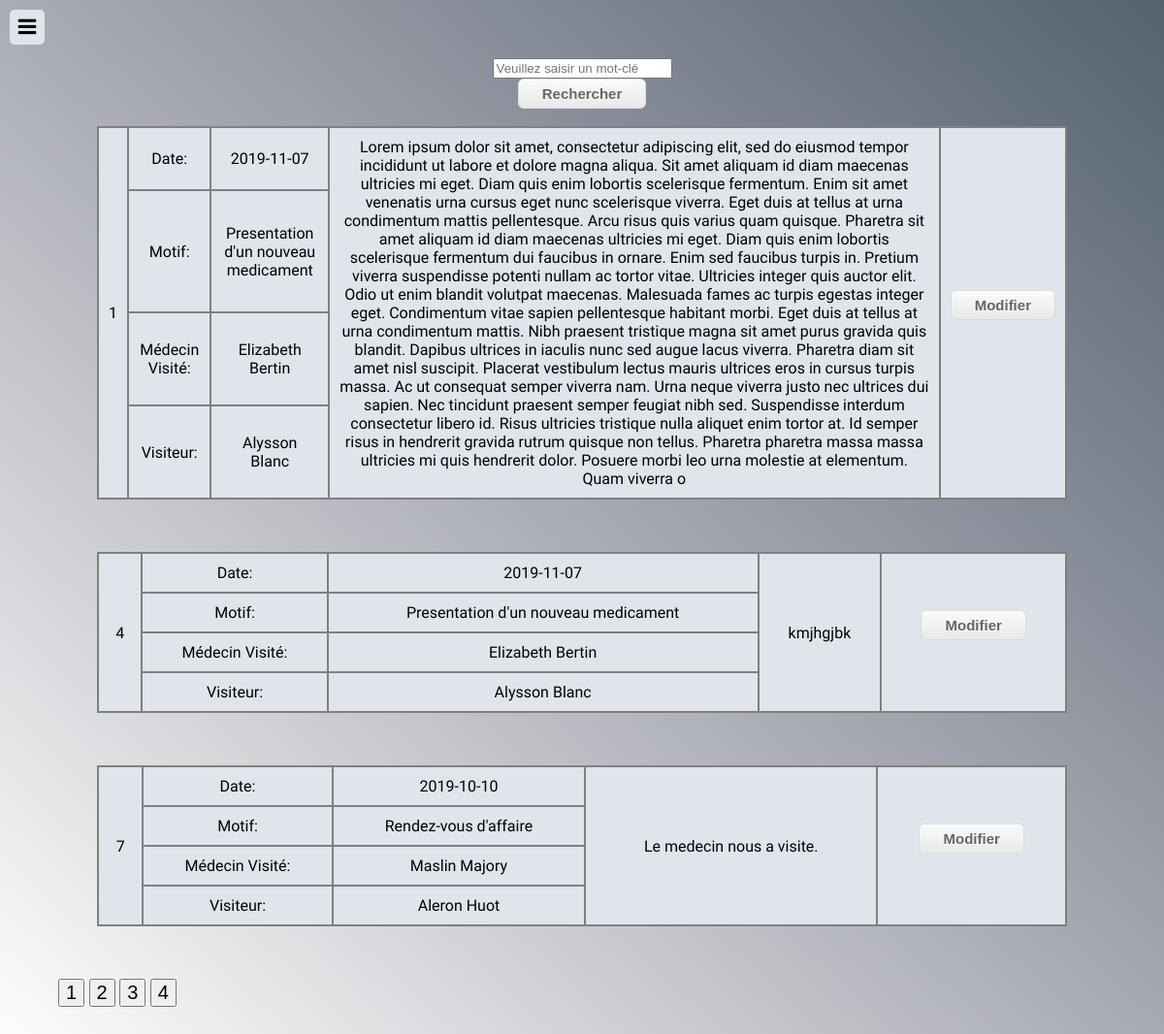
/Site_GalaxySB/gsbConsulterCR.php (signed in), run on the app's committed database.
### tables this page shows
CREATE TABLE `compterendu` (
  `idCR` int(5) NOT NULL,
  `dateCR` date NOT NULL,
  `visiteurCR` varchar(100) NOT NULL,
  `medecinCR` varchar(100) NOT NULL,
  `motifCR` varchar(100) NOT NULL,
  `bilanCR` varchar(1500) NOT NULL,
  `redigePar` int(5) NOT NULL,
  `modifierPar` int(5) DEFAULT NULL
);

### Site_GalaxySB/gsbConsulterCR.php (the view, shortened to what this page needs)
<?php
require("PHP/connect.php");
if (isset($_SESSION['login'])) {
?>
<html>
    <head>
		<link rel="stylesheet" href="CSS/global.css">
        <link rel="stylesheet" href="CSS/gsbConsulterCR.css">
    </head>
    <body>
<nav id="slide-menu">
    <a href="index.php"><center><img class="logoMenu" src="src/logo.png" width="150px" height="90px"/></center></a>
	<ul>
        <p class="MenuTitre">Comptes-Rendus </p>
        <li class="timeline"><a href="gsbNouveauCR.php">Nouveaux</a></li>
        <li class="events"><a href="gsbConsulterCR.php">Consulter</a></li>
        <p class="MenuTitre">Médecins</p>
        <li class="events"><a href="gsbNouveauMedecin.php">Ajout</a></li>
        <li class="calendar"><a href="gsbConsulterMedecin.php">Consulter</a></li>
        <li class="sep settings"><a href="gsbSettings.php">Paramètres</a></li>
        <li class="logout"><a href="PHP/disconnect.php">Déconnexion</a></li>
        <li class="textMenu">Copyright © 2019 GalaxySB</li>
	</ul>
</nav>
<div id="content">
	<div class="menu-trigger"></div>
    <form action="PHP/rechercherCR.php" method="GET">
                    <center><input name="motCle" type="text" placeholder="Veuillez saisir un mot-clé" />
                    <button class="myButton">Rechercher</button></center>
                </form>
    <?php
    try
    {
        $perPage = 3;
        $req = $db->query('SELECT COUNT(idCR) AS total from compterendu');
        $result = $req->fetch();
        $total = $result['total'];
        $nbPage= ceil($total/$perPage);
        if(isset($_GET['p']) && !empty($_GET['p']) && ctype_digit($_GET['p']) == 1){
            if($_GET['p'] > $nbPage){
                $current = $nbPage;
            }else{
                $current = $_GET['p'];
            }
        }else{
            $current = 1;
        }
        $firstOfPage = ($current-1)*$perPage;
        $reponse = $db->query("SELECT idCR,dateCR, motifCR, medecinCR, visiteurCR, bilanCR FROM compterendu ORDER BY idCR ASC LIMIT $firstOfPage,$perPage");
    while ($donnees = $reponse->fetch())
    {
    ?>
    <table>
        <tr>
            <TD class=".p5" rowspan="4"><?php echo "$donnees[idCR]"; ?></TD>
            <TD class=".p5">Date:</TD>
            <TD class=".p36"><?php echo "$donnees[dateCR]"; ?></TD>
            <td class=".p64" rowspan="4"><?php echo "$donnees[bilanCR]"; ?></td>
            <td class=".p64" rowspan="4" >
                <form action="PHP/modifCR.php" method="get">
                    <button class="myButton">Modifier</button>
                </form>
            </td>
        </tr>
        <tr>
            <td class=".p5">Motif:</td>
            <td class=".p36" ><?php echo "$donnees[motifCR]"; ?></td>
        </tr>
        <tr>
            <td class=".p5">Médecin Visité:</td>
            <td class=".p36" ><?php echo "$donnees[medecinCR]"; ?></td>
        </tr>
        <tr>
            <td class=".p5">Visiteur:</td>
            <td class=".p36" ><?php echo "$donnees[visiteurCR]"; ?></td>
        </tr>
    </table>
    <?php
    }
    }
    catch(Exception $e)
    {
        die('Erreur : '.$e->getMessage());
    }
?>
     <?php
    for($i=1 ; $i<=$nbPage ; $i++){
        if($i == $current){
            ?>
                <div class="buttonPage">
                <button class="active"><a class="pagination" href="?p=<?php echo $i ?>"><?php echo $i ?></a></button>
                </div>
            <?php
        }else{
            ?>
                <div class="buttonPage">
                <button><a class="pagination" href="?p=<?php echo $i ?>"><?php echo $i ?></a></button>
                </div>
            <?php
        }
    }
     ?>
</div>
</body>
</html>
<?php }else{
    header("location:login.php");
}

### Site_GalaxySB/CSS/global.css (style rules this page uses)
a { text-decoration: none; color: #dfe5eb; }
body { margin: 0; background: #556270; color: #353d46; font: 18px/27px 'Oxygen', sans-serif; }
.MenuTitre { text-align: center; width: auto; border-bottom: 1px solid #6b7b8d; color: #dfe5eb; }
.textMenu { font-size: 15px; color: #dfe5eb; position: absolute; top: 900px; left: 50px; font-style: italic; }
nav#slide-menu { position: fixed; top: 0; left: -100px; bottom: 0; display: block; float: left; width: 100%; max-width: 284px; height: 100%; transition: all 300ms; }
nav#slide-menu > ul { display: block; margin: 40px; padding: 0; list-style: none; opacity: 0.5; transition: all 300ms; }
nav#slide-menu > ul li { color: #dfe5eb; padding: 6px 0; cursor: pointer; }
nav#slide-menu > ul li:before { font-family: "ico"; font-style: normal; font-weight: normal; speak: none; display: inline-block; text-decoration: inherit; width: 1em; color: #97B9E6; margin-right: 12px; text-align: center; font-variant: normal; font-size: 0.75em; text-transform: none; line-height: 1em; }
nav#slide-menu > ul li.sep { margin-top: 7px; padding-top: 14px; border-top: 1px solid #6b7b8d; }
nav#slide-menu > ul li.timeline:before { content: '\e805'; }
nav#slide-menu > ul li.events:before { content: '\e802'; }
nav#slide-menu > ul li.calendar:before { content: '\e800'; }
nav#slide-menu > ul li.settings:before { content: '\e803'; }
nav#slide-menu > ul li.logout:before { content: '\e804'; }
.myButton { display: block; margin-right: auto; margin-left: auto; box-shadow:inset 0px 1px 0px 0px #ffffff; background:linear-gradient(to bottom, #f9f9f9 5%, #e9e9e9 100%); background-color:#f9f9f9; border-radius:6px; border:1px solid #dcdcdc; cursor:pointer; color:#666666; font-family:Arial; font-size:15px; font-weight:bold; padding:6px 24px; text-decoration:none; text-shadow:0px 1px 0px #ffffff; }
div#content { position: fixed; top: 0; left: 0; width: 100%; height: 100%; padding: 60px; overflow: scroll; background: #fcfeff; border-radius: 0; box-sizing: border-box; box-shadow: -3px 0 6px #4a5562; transition: all 300ms; background-image: linear-gradient(to right top, #ffffff, #d4d5d9, #aaacb5, #7f8692, #556270); }
div#content div.menu-trigger { position: fixed; top: 10px; left: 10px; width: 36px; height: 36px; background: #dfe5eb; cursor: pointer; border-radius: 5px; transition: all 300ms; }
div#content div.menu-trigger:before { content: '\e801'; display: inline-block; width: 36px; height: 36px; color: black; font-family: "ico"; font-style: normal; font-size: 1.2em; font-weight: normal; font-variant: normal; text-align: center; text-transform: none; line-height: 36px; }

### Site_GalaxySB/CSS/gsbConsulterCR.css (style rules this page uses)
table { margin-bottom: 5%; width: 1000px; margin-right: auto; margin-left: auto; }
.myButton { display: block; margin-right: auto; margin-left: auto; box-shadow:inset 0px 1px 0px 0px #ffffff; background:linear-gradient(to bottom, #f9f9f9 5%, #e9e9e9 100%); background-color:#f9f9f9; border-radius:6px; border:1px solid #dcdcdc; cursor:pointer; color:#666666; font-family:Arial; font-size:15px; font-weight:bold; padding:6px 24px; text-decoration:none; text-shadow:0px 1px 0px #ffffff; }
.buttonPage { display: inline-block; margin: auto; }
.pagination { color:black; font-size: 20px; }
table { border-collapse:collapse; }
td { background: #dfe5eb; color: black; text-align:center; border :2px solid gray; padding:10px; }
html,body { height:100%; margin:0; padding:0; }

### data on the page
compterendu: idCR "1", dateCR "2019-11-07", bilanCR "Lorem ipsum dolor sit amet, consectetur adipiscing elit, sed do eiusmod tempor incididunt ut labore et dolore magna aliqua. Sit amet aliquam id diam maecenas ultricies mi eget. Diam quis enim lobortis scelerisque fermentum. Enim sit amet venenatis urna cursus eget nunc scelerisque viverra. Eget duis at tellus at urna condimentum mattis pellentesque. Arcu risus quis varius quam quisque. Pharetra sit amet aliquam id diam maecenas ultricies mi eget. Diam quis enim lobortis scelerisque fermentum dui faucibus in ornare. Enim sed faucibus turpis in. Pretium viverra suspendisse potenti nullam ac tortor vitae. Ultricies integer quis auctor elit. Odio ut enim blandit volutpat maecenas. Malesuada…", motifCR "Presentation d'un nouveau medicament", medecinCR "Elizabeth Bertin", visiteurCR "Alysson Blanc"
compterendu: idCR "4", dateCR "2019-11-07", bilanCR "kmjhgjbk", motifCR "Presentation d'un nouveau medicament", medecinCR "Elizabeth Bertin", visiteurCR "Alysson Blanc"
compterendu: idCR "7", dateCR "2019-10-10", bilanCR "Le medecin nous a visite.", motifCR "Rendez-vous d'affaire", medecinCR "Maslin Majory", visiteurCR "Aleron Huot"
